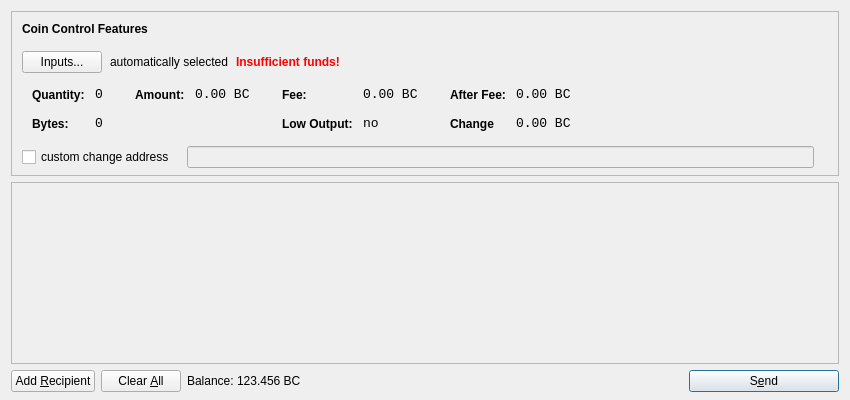
<?xml version="1.0" encoding="UTF-8"?>
<ui version="4.0">
 <class>SendCoinsDialog</class>
 <widget class="QDialog" name="SendCoinsDialog">
  <property name="geometry">
   <rect>
    <x>0</x>
    <y>0</y>
    <width>850</width>
    <height>400</height>
   </rect>
  </property>
  <property name="windowTitle">
   <string>Send Coins</string>
  </property>
  <layout class="QVBoxLayout" name="verticalLayout" stretch="0,1,0">
   <property name="bottomMargin">
    <number>8</number>
   </property>
   <item>
    <widget class="QFrame" name="frameCoinControl">
     <property name="sizePolicy">
      <sizepolicy hsizetype="Expanding" vsizetype="Expanding">
       <horstretch>0</horstretch>
       <verstretch>0</verstretch>
      </sizepolicy>
     </property>
     <property name="maximumSize">
      <size>
       <width>16777215</width>
       <height>16777215</height>
      </size>
     </property>
     <property name="frameShape">
      <enum>QFrame::StyledPanel</enum>
     </property>
     <property name="frameShadow">
      <enum>QFrame::Sunken</enum>
     </property>
     <layout class="QVBoxLayout" name="verticalLayoutCoinControl2">
      <property name="spacing">
       <number>-1</number>
      </property>
      <property name="leftMargin">
       <number>0</number>
      </property>
      <property name="topMargin">
       <number>0</number>
      </property>
      <property name="rightMargin">
       <number>0</number>
      </property>
      <property name="bottomMargin">
       <number>6</number>
      </property>
      <item>
       <layout class="QVBoxLayout" name="verticalLayoutCoinControl" stretch="0,0,0,0,1">
        <property name="spacing">
         <number>0</number>
        </property>
        <property name="leftMargin">
         <number>10</number>
        </property>
        <property name="topMargin">
         <number>10</number>
        </property>
        <item>
         <layout class="QHBoxLayout" name="horizontalLayoutCoinControl1">
          <property name="bottomMargin">
           <number>15</number>
          </property>
          <item>
           <widget class="QLabel" name="labelCoinControlFeatures">
            <property name="sizePolicy">
             <sizepolicy hsizetype="Preferred" vsizetype="Maximum">
              <horstretch>0</horstretch>
              <verstretch>0</verstretch>
             </sizepolicy>
            </property>
            <property name="font">
             <font>
              <weight>75</weight>
              <bold>true</bold>
             </font>
            </property>
            <property name="styleSheet">
             <string notr="true">font-weight:bold;</string>
            </property>
            <property name="text">
             <string>Coin Control Features</string>
            </property>
           </widget>
          </item>
         </layout>
        </item>
        <item>
         <layout class="QHBoxLayout" name="horizontalLayoutCoinControl2" stretch="0,0,0,0">
          <property name="spacing">
           <number>8</number>
          </property>
          <property name="bottomMargin">
           <number>10</number>
          </property>
          <item>
           <widget class="QPushButton" name="pushButtonCoinControl">
            <property name="styleSheet">
             <string notr="true"/>
            </property>
            <property name="text">
             <string>Inputs...</string>
            </property>
           </widget>
          </item>
          <item>
           <widget class="QLabel" name="labelCoinControlAutomaticallySelected">
            <property name="text">
             <string>automatically selected</string>
            </property>
            <property name="margin">
             <number>5</number>
            </property>
           </widget>
          </item>
          <item>
           <widget class="QLabel" name="labelCoinControlInsuffFunds">
            <property name="font">
             <font>
              <weight>75</weight>
              <bold>true</bold>
             </font>
            </property>
            <property name="styleSheet">
             <string notr="true">color:red;font-weight:bold;</string>
            </property>
            <property name="text">
             <string>Insufficient funds!</string>
            </property>
            <property name="margin">
             <number>5</number>
            </property>
           </widget>
          </item>
          <item>
           <spacer name="horizontalSpacerCoinControl">
            <property name="orientation">
             <enum>Qt::Horizontal</enum>
            </property>
            <property name="sizeHint" stdset="0">
             <size>
              <width>40</width>
              <height>1</height>
             </size>
            </property>
           </spacer>
          </item>
         </layout>
        </item>
        <item>
         <widget class="QWidget" name="widgetCoinControl" native="true">
          <property name="sizePolicy">
           <sizepolicy hsizetype="Preferred" vsizetype="Preferred">
            <horstretch>0</horstretch>
            <verstretch>0</verstretch>
           </sizepolicy>
          </property>
          <property name="minimumSize">
           <size>
            <width>0</width>
            <height>0</height>
           </size>
          </property>
          <property name="styleSheet">
           <string notr="true"/>
          </property>
          <layout class="QHBoxLayout" name="horizontalLayoutCoinControl5">
           <property name="margin">
            <number>0</number>
           </property>
           <item>
            <layout class="QHBoxLayout" name="horizontalLayoutCoinControl3" stretch="0,0,0,1">
             <property name="spacing">
              <number>20</number>
             </property>
             <property name="topMargin">
              <number>0</number>
             </property>
             <property name="bottomMargin">
              <number>10</number>
             </property>
             <item>
              <layout class="QFormLayout" name="formLayoutCoinControl1">
               <property name="horizontalSpacing">
                <number>10</number>
               </property>
               <property name="verticalSpacing">
                <number>14</number>
               </property>
               <property name="leftMargin">
                <number>10</number>
               </property>
               <property name="topMargin">
                <number>4</number>
               </property>
               <property name="rightMargin">
                <number>6</number>
               </property>
               <item row="0" column="0">
                <widget class="QLabel" name="labelCoinControlQuantityText">
                 <property name="styleSheet">
                  <string notr="true">font-weight:bold;</string>
                 </property>
                 <property name="text">
                  <string>Quantity:</string>
                 </property>
                 <property name="margin">
                  <number>0</number>
                 </property>
                </widget>
               </item>
               <item row="0" column="1">
                <widget class="QLabel" name="labelCoinControlQuantity">
                 <property name="font">
                  <font>
                   <family>Monospace</family>
                   <pointsize>10</pointsize>
                  </font>
                 </property>
                 <property name="cursor">
                  <cursorShape>IBeamCursor</cursorShape>
                 </property>
                 <property name="contextMenuPolicy">
                  <enum>Qt::ActionsContextMenu</enum>
                 </property>
                 <property name="text">
                  <string>0</string>
                 </property>
                 <property name="margin">
                  <number>0</number>
                 </property>
                 <property name="textInteractionFlags">
                  <set>Qt::LinksAccessibleByMouse|Qt::TextSelectableByKeyboard|Qt::TextSelectableByMouse</set>
                 </property>
                </widget>
               </item>
               <item row="1" column="0">
                <widget class="QLabel" name="labelCoinControlBytesText">
                 <property name="styleSheet">
                  <string notr="true">font-weight:bold;</string>
                 </property>
                 <property name="text">
                  <string>Bytes:</string>
                 </property>
                </widget>
               </item>
               <item row="1" column="1">
                <widget class="QLabel" name="labelCoinControlBytes">
                 <property name="font">
                  <font>
                   <family>Monospace</family>
                   <pointsize>10</pointsize>
                  </font>
                 </property>
                 <property name="cursor">
                  <cursorShape>IBeamCursor</cursorShape>
                 </property>
                 <property name="contextMenuPolicy">
                  <enum>Qt::ActionsContextMenu</enum>
                 </property>
                 <property name="text">
                  <string>0</string>
                 </property>
                 <property name="textInteractionFlags">
                  <set>Qt::LinksAccessibleByMouse|Qt::TextSelectableByKeyboard|Qt::TextSelectableByMouse</set>
                 </property>
                </widget>
               </item>
              </layout>
             </item>
             <item>
              <layout class="QFormLayout" name="formLayoutCoinControl2">
               <property name="horizontalSpacing">
                <number>10</number>
               </property>
               <property name="verticalSpacing">
                <number>14</number>
               </property>
               <property name="leftMargin">
                <number>6</number>
               </property>
               <property name="topMargin">
                <number>4</number>
               </property>
               <property name="rightMargin">
                <number>6</number>
               </property>
               <item row="0" column="0">
                <widget class="QLabel" name="labelCoinControlAmountText">
                 <property name="styleSheet">
                  <string notr="true">font-weight:bold;</string>
                 </property>
                 <property name="text">
                  <string>Amount:</string>
                 </property>
                 <property name="margin">
                  <number>0</number>
                 </property>
                </widget>
               </item>
               <item row="0" column="1">
                <widget class="QLabel" name="labelCoinControlAmount">
                 <property name="font">
                  <font>
                   <family>Monospace</family>
                   <pointsize>10</pointsize>
                  </font>
                 </property>
                 <property name="cursor">
                  <cursorShape>IBeamCursor</cursorShape>
                 </property>
                 <property name="contextMenuPolicy">
                  <enum>Qt::ActionsContextMenu</enum>
                 </property>
                 <property name="text">
                  <string notr="true">0.00 BC</string>
                 </property>
                 <property name="textInteractionFlags">
                  <set>Qt::LinksAccessibleByMouse|Qt::TextSelectableByKeyboard|Qt::TextSelectableByMouse</set>
                 </property>
                </widget>
               </item>
              </layout>
             </item>
             <item>
              <layout class="QFormLayout" name="formLayoutCoinControl3">
               <property name="horizontalSpacing">
                <number>10</number>
               </property>
               <property name="verticalSpacing">
                <number>14</number>
               </property>
               <property name="leftMargin">
                <number>6</number>
               </property>
               <property name="topMargin">
                <number>4</number>
               </property>
               <property name="rightMargin">
                <number>6</number>
               </property>
               <item row="0" column="0">
                <widget class="QLabel" name="labelCoinControlFeeText">
                 <property name="styleSheet">
                  <string notr="true">font-weight:bold;</string>
                 </property>
                 <property name="text">
                  <string>Fee:</string>
                 </property>
                 <property name="margin">
                  <number>0</number>
                 </property>
                </widget>
               </item>
               <item row="0" column="1">
                <widget class="QLabel" name="labelCoinControlFee">
                 <property name="font">
                  <font>
                   <family>Monospace</family>
                   <pointsize>10</pointsize>
                  </font>
                 </property>
                 <property name="cursor">
                  <cursorShape>IBeamCursor</cursorShape>
                 </property>
                 <property name="contextMenuPolicy">
                  <enum>Qt::ActionsContextMenu</enum>
                 </property>
                 <property name="text">
                  <string notr="true">0.00 BC</string>
                 </property>
                 <property name="textInteractionFlags">
                  <set>Qt::LinksAccessibleByMouse|Qt::TextSelectableByKeyboard|Qt::TextSelectableByMouse</set>
                 </property>
                </widget>
               </item>
               <item row="1" column="0">
                <widget class="QLabel" name="labelCoinControlLowOutputText">
                 <property name="styleSheet">
                  <string notr="true">font-weight:bold;</string>
                 </property>
                 <property name="text">
                  <string>Low Output:</string>
                 </property>
                </widget>
               </item>
               <item row="1" column="1">
                <widget class="QLabel" name="labelCoinControlLowOutput">
                 <property name="font">
                  <font>
                   <family>Monospace</family>
                   <pointsize>10</pointsize>
                  </font>
                 </property>
                 <property name="cursor">
                  <cursorShape>IBeamCursor</cursorShape>
                 </property>
                 <property name="contextMenuPolicy">
                  <enum>Qt::ActionsContextMenu</enum>
                 </property>
                 <property name="text">
                  <string>no</string>
                 </property>
                 <property name="textInteractionFlags">
                  <set>Qt::LinksAccessibleByMouse|Qt::TextSelectableByKeyboard|Qt::TextSelectableByMouse</set>
                 </property>
                </widget>
               </item>
              </layout>
             </item>
             <item>
              <layout class="QFormLayout" name="formLayoutCoinControl4">
               <property name="horizontalSpacing">
                <number>10</number>
               </property>
               <property name="verticalSpacing">
                <number>14</number>
               </property>
               <property name="leftMargin">
                <number>6</number>
               </property>
               <property name="topMargin">
                <number>4</number>
               </property>
               <property name="rightMargin">
                <number>6</number>
               </property>
               <item row="0" column="0">
                <widget class="QLabel" name="labelCoinControlAfterFeeText">
                 <property name="styleSheet">
                  <string notr="true">font-weight:bold;</string>
                 </property>
                 <property name="text">
                  <string>After Fee:</string>
                 </property>
                 <property name="margin">
                  <number>0</number>
                 </property>
                </widget>
               </item>
               <item row="0" column="1">
                <widget class="QLabel" name="labelCoinControlAfterFee">
                 <property name="font">
                  <font>
                   <family>Monospace</family>
                   <pointsize>10</pointsize>
                  </font>
                 </property>
                 <property name="cursor">
                  <cursorShape>IBeamCursor</cursorShape>
                 </property>
                 <property name="contextMenuPolicy">
                  <enum>Qt::ActionsContextMenu</enum>
                 </property>
                 <property name="text">
                  <string notr="true">0.00 BC</string>
                 </property>
                 <property name="textInteractionFlags">
                  <set>Qt::LinksAccessibleByMouse|Qt::TextSelectableByKeyboard|Qt::TextSelectableByMouse</set>
                 </property>
                </widget>
               </item>
               <item row="1" column="0">
                <widget class="QLabel" name="labelCoinControlChangeText">
                 <property name="styleSheet">
                  <string notr="true">font-weight:bold;</string>
                 </property>
                 <property name="text">
                  <string>Change</string>
                 </property>
                </widget>
               </item>
               <item row="1" column="1">
                <widget class="QLabel" name="labelCoinControlChange">
                 <property name="font">
                  <font>
                   <family>Monospace</family>
                   <pointsize>10</pointsize>
                  </font>
                 </property>
                 <property name="cursor">
                  <cursorShape>IBeamCursor</cursorShape>
                 </property>
                 <property name="contextMenuPolicy">
                  <enum>Qt::ActionsContextMenu</enum>
                 </property>
                 <property name="text">
                  <string notr="true">0.00 BC</string>
                 </property>
                 <property name="textInteractionFlags">
                  <set>Qt::LinksAccessibleByMouse|Qt::TextSelectableByKeyboard|Qt::TextSelectableByMouse</set>
                 </property>
                </widget>
               </item>
              </layout>
             </item>
            </layout>
           </item>
          </layout>
         </widget>
        </item>
        <item>
         <layout class="QHBoxLayout" name="horizontalLayoutCoinControl4" stretch="0,0,0">
          <property name="spacing">
           <number>12</number>
          </property>
          <property name="sizeConstraint">
           <enum>QLayout::SetDefaultConstraint</enum>
          </property>
          <property name="topMargin">
           <number>5</number>
          </property>
          <property name="rightMargin">
           <number>5</number>
          </property>
          <item>
           <widget class="QCheckBox" name="checkBoxCoinControlChange">
            <property name="text">
             <string>custom change address</string>
            </property>
           </widget>
          </item>
          <item>
           <widget class="QLineEdit" name="lineEditCoinControlChange">
            <property name="enabled">
             <bool>false</bool>
            </property>
            <property name="sizePolicy">
             <sizepolicy hsizetype="Expanding" vsizetype="Fixed">
              <horstretch>0</horstretch>
              <verstretch>0</verstretch>
             </sizepolicy>
            </property>
           </widget>
          </item>
          <item>
           <widget class="QLabel" name="labelCoinControlChangeLabel">
            <property name="sizePolicy">
             <sizepolicy hsizetype="Preferred" vsizetype="Expanding">
              <horstretch>0</horstretch>
              <verstretch>0</verstretch>
             </sizepolicy>
            </property>
            <property name="minimumSize">
             <size>
              <width>0</width>
              <height>0</height>
             </size>
            </property>
            <property name="text">
             <string/>
            </property>
            <property name="margin">
             <number>3</number>
            </property>
           </widget>
          </item>
         </layout>
        </item>
        <item>
         <spacer name="verticalSpacerCoinControl">
          <property name="orientation">
           <enum>Qt::Vertical</enum>
          </property>
          <property name="sizeHint" stdset="0">
           <size>
            <width>800</width>
            <height>1</height>
           </size>
          </property>
         </spacer>
        </item>
       </layout>
      </item>
     </layout>
    </widget>
   </item>
   <item>
    <widget class="QScrollArea" name="scrollArea">
     <property name="widgetResizable">
      <bool>true</bool>
     </property>
     <widget class="QWidget" name="scrollAreaWidgetContents">
      <property name="geometry">
       <rect>
        <x>0</x>
        <y>0</y>
        <width>830</width>
        <height>165</height>
       </rect>
      </property>
      <layout class="QVBoxLayout" name="verticalLayout_2">
       <property name="margin">
        <number>0</number>
       </property>
       <item>
        <layout class="QVBoxLayout" name="entries">
         <property name="spacing">
          <number>6</number>
         </property>
        </layout>
       </item>
       <item>
        <spacer name="verticalSpacer">
         <property name="orientation">
          <enum>Qt::Vertical</enum>
         </property>
         <property name="sizeHint" stdset="0">
          <size>
           <width>20</width>
           <height>40</height>
          </size>
         </property>
        </spacer>
       </item>
      </layout>
     </widget>
    </widget>
   </item>
   <item>
    <layout class="QHBoxLayout" name="horizontalLayout">
     <item>
      <widget class="QPushButton" name="addButton">
       <property name="toolTip">
        <string>Send to multiple recipients at once</string>
       </property>
       <property name="text">
        <string>Add &amp;Recipient</string>
       </property>
       <property name="autoDefault">
        <bool>false</bool>
       </property>
      </widget>
     </item>
     <item>
      <widget class="QPushButton" name="clearButton">
       <property name="sizePolicy">
        <sizepolicy hsizetype="Minimum" vsizetype="Fixed">
         <horstretch>0</horstretch>
         <verstretch>0</verstretch>
        </sizepolicy>
       </property>
       <property name="toolTip">
        <string>Remove all transaction fields</string>
       </property>
       <property name="text">
        <string>Clear &amp;All</string>
       </property>
       <property name="autoRepeatDelay">
        <number>300</number>
       </property>
       <property name="autoDefault">
        <bool>false</bool>
       </property>
      </widget>
     </item>
     <item>
      <layout class="QHBoxLayout" name="horizontalLayout_2">
       <property name="spacing">
        <number>3</number>
       </property>
       <item>
        <widget class="QLabel" name="label">
         <property name="sizePolicy">
          <sizepolicy hsizetype="Preferred" vsizetype="Fixed">
           <horstretch>0</horstretch>
           <verstretch>0</verstretch>
          </sizepolicy>
         </property>
         <property name="text">
          <string>Balance:</string>
         </property>
        </widget>
       </item>
       <item>
        <widget class="QLabel" name="labelBalance">
         <property name="sizePolicy">
          <sizepolicy hsizetype="Preferred" vsizetype="Fixed">
           <horstretch>0</horstretch>
           <verstretch>0</verstretch>
          </sizepolicy>
         </property>
         <property name="cursor">
          <cursorShape>IBeamCursor</cursorShape>
         </property>
         <property name="text">
          <string notr="true">123.456 BC</string>
         </property>
         <property name="textInteractionFlags">
          <set>Qt::LinksAccessibleByMouse|Qt::TextSelectableByKeyboard|Qt::TextSelectableByMouse</set>
         </property>
        </widget>
       </item>
      </layout>
     </item>
     <item>
      <spacer name="horizontalSpacer">
       <property name="orientation">
        <enum>Qt::Horizontal</enum>
       </property>
       <property name="sizeHint" stdset="0">
        <size>
         <width>40</width>
         <height>20</height>
        </size>
       </property>
      </spacer>
     </item>
     <item>
      <widget class="QPushButton" name="sendButton">
       <property name="minimumSize">
        <size>
         <width>150</width>
         <height>0</height>
        </size>
       </property>
       <property name="toolTip">
        <string>Confirm the send action</string>
       </property>
       <property name="text">
        <string>S&amp;end</string>
       </property>
       <property name="icon">
        <iconset resource="../bitcoin.qrc">
         <normaloff>:/icons/send</normaloff>:/icons/send</iconset>
       </property>
       <property name="default">
        <bool>true</bool>
       </property>
      </widget>
     </item>
    </layout>
   </item>
  </layout>
 </widget>
 <resources>
  <include location="../bitcoin.qrc"/>
 </resources>
 <connections/>
</ui>
